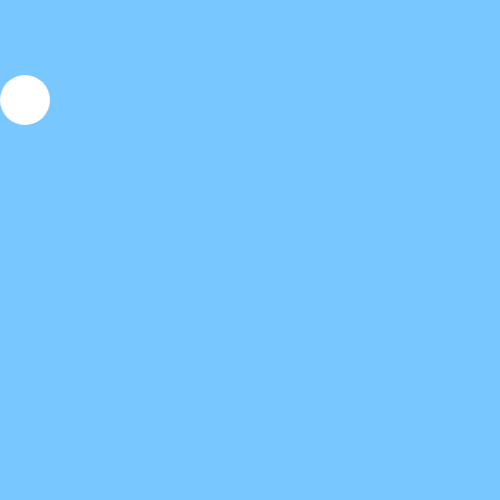
Frame 1 (no input)
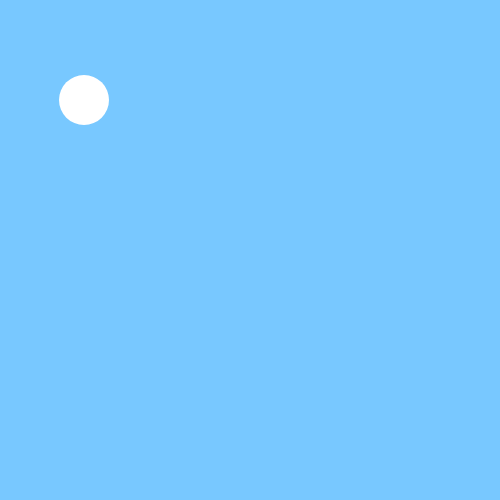
Frame 60 (no input)
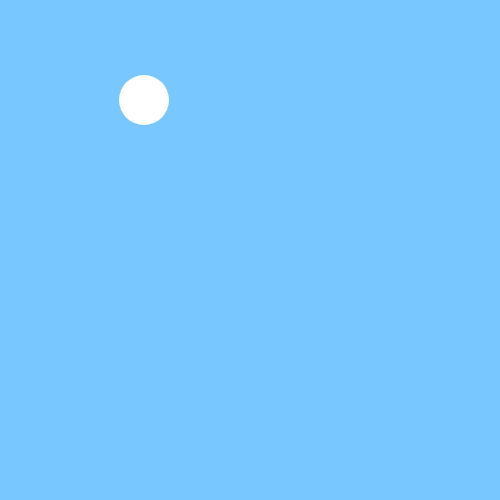
Frame 120 (the mouse pressed at the canvas centre since frame 60)

The p5.js sketch that drew these frames (run headless with seeded random() and noise() and a simulated clock; from frame 60 on, the mouse is pressed at the canvas centre):

// p5.js sketch
// ── sketch.js

var x = 25;
var dir = 1;

function setup() {
  createCanvas(500, 500);
  background(120, 200, 255);
}

function draw() {
  background(120, 200, 255);
  noStroke();
  fill(R, G, B);
  ellipse(x, 100, 50, 50);
  
  if (x > 275 || x < 25) {
    var R = random(255);
    var G = random(255);
    var B = random(255);
    dir = dir * -1;
    fill(R, G, B)
  }
  x = x + dir;
}
